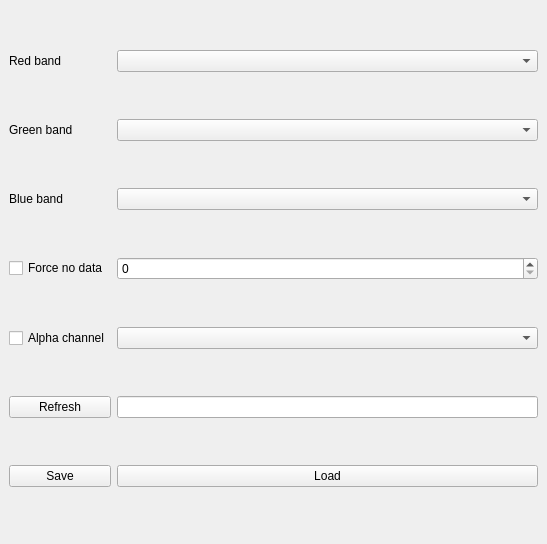
<?xml version="1.0" encoding="UTF-8"?>
<ui version="4.0">
 <class>RasterDisplayComposerDockWidgetBase</class>
 <widget class="QDockWidget" name="RasterDisplayComposerDockWidgetBase">
  <property name="geometry">
   <rect>
    <x>0</x>
    <y>0</y>
    <width>547</width>
    <height>544</height>
   </rect>
  </property>
  <property name="windowTitle">
   <string>RasterDisplayComposer</string>
  </property>
  <widget class="QWidget" name="dockWidgetContents">
   <layout class="QGridLayout" name="gridLayout">
    <item row="7" column="1">
     <widget class="QPushButton" name="pushButton_load">
      <property name="text">
       <string>Load</string>
      </property>
     </widget>
    </item>
    <item row="5" column="1">
     <widget class="QComboBox" name="comboBox_alpha"/>
    </item>
    <item row="7" column="0">
     <widget class="QPushButton" name="pushButton_save">
      <property name="text">
       <string>Save</string>
      </property>
     </widget>
    </item>
    <item row="2" column="1">
     <widget class="QComboBox" name="comboBox_blue"/>
    </item>
    <item row="4" column="0">
     <widget class="QCheckBox" name="checkBox_noData">
      <property name="text">
       <string>Force no data</string>
      </property>
     </widget>
    </item>
    <item row="1" column="0">
     <widget class="QLabel" name="label_2">
      <property name="text">
       <string>Green band</string>
      </property>
     </widget>
    </item>
    <item row="0" column="1">
     <widget class="QComboBox" name="comboBox_red"/>
    </item>
    <item row="1" column="1">
     <widget class="QComboBox" name="comboBox_green"/>
    </item>
    <item row="0" column="0">
     <widget class="QLabel" name="label">
      <property name="text">
       <string>Red band</string>
      </property>
     </widget>
    </item>
    <item row="2" column="0">
     <widget class="QLabel" name="label_3">
      <property name="text">
       <string>Blue band</string>
      </property>
     </widget>
    </item>
    <item row="5" column="0">
     <widget class="QCheckBox" name="checkBox_alpha">
      <property name="text">
       <string>Alpha channel</string>
      </property>
     </widget>
    </item>
    <item row="4" column="1">
     <widget class="QSpinBox" name="spinBox_noData"/>
    </item>
    <item row="6" column="0">
     <widget class="QPushButton" name="pushButton_refresh">
      <property name="text">
       <string>Refresh</string>
      </property>
     </widget>
    </item>
    <item row="6" column="1">
     <widget class="QLineEdit" name="lineEdit_bandName"/>
    </item>
   </layout>
  </widget>
 </widget>
 <resources/>
 <connections/>
</ui>
